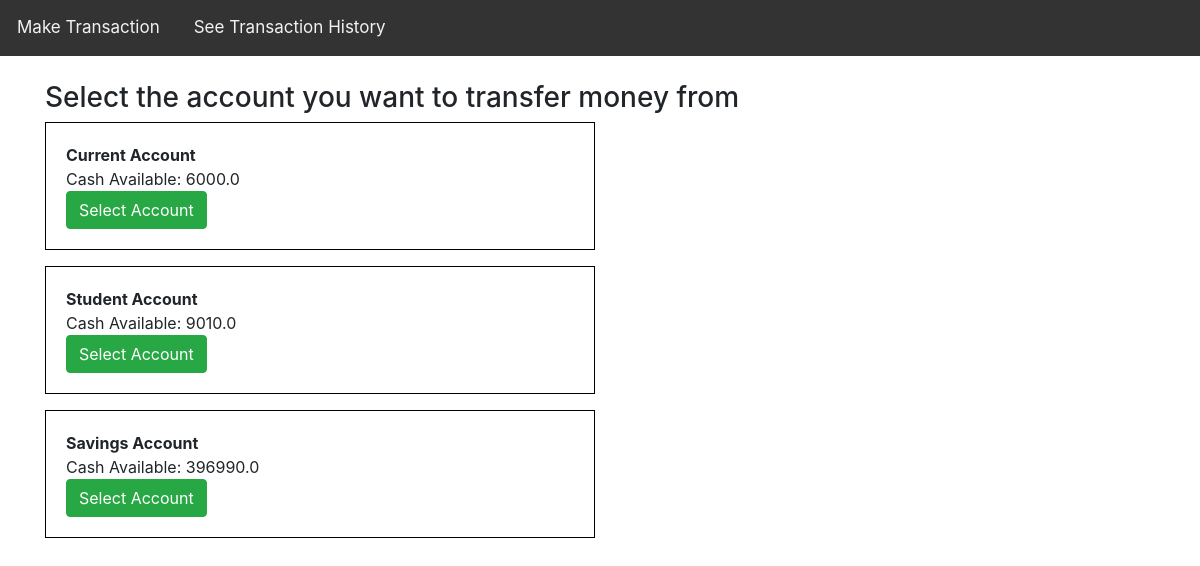
Before: / with the older database file.
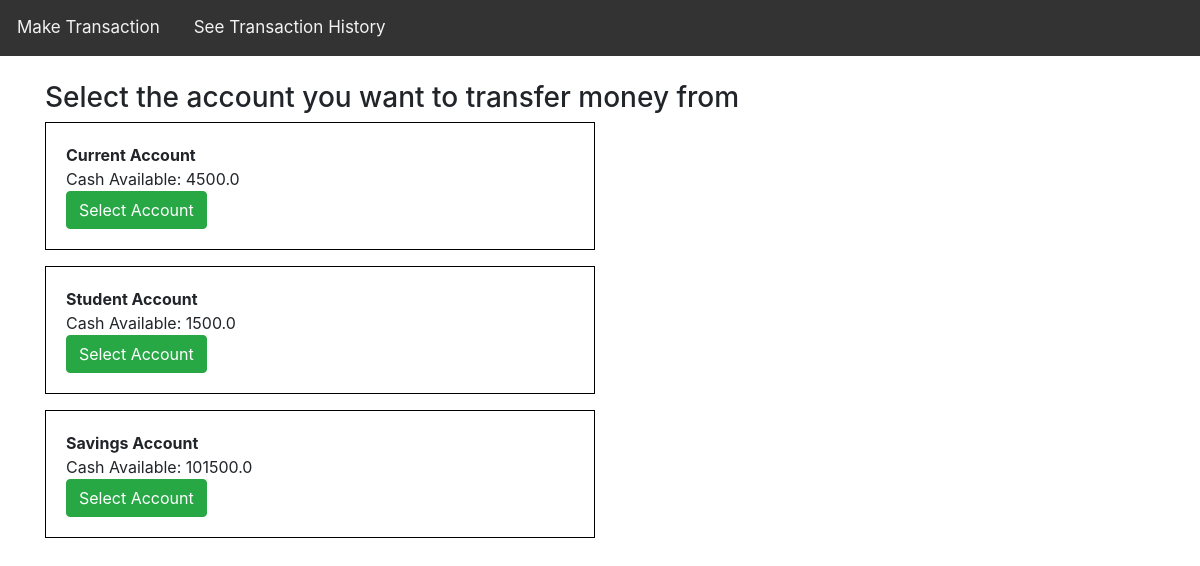
After: the same page with the newer database file.
### app/models.py (models this page shows, shortened)
class Account(models.Model):
    name = models.CharField(max_length=25)
    available_cash = models.FloatField(default=0)

### app/views.py (the view)
# urls.py: path('', views.all_accounts, name='overview'),
def all_accounts(request):
    accounts = Account.objects.all()
    return render(request, 'app/home.html', {'accounts': accounts})

### app/templates/app/home.html (shortened to what this page needs)
{% extends "app/base.html" %}
{% block content %}
<br>
<h3>
    Select the account you want to transfer money from
</h3>
{% if accounts %}
        {% for account in accounts %}
            <ul>
                <div>
                    <b>{{ account.name }}</b><br>
                    <a>Cash Available: {{ account.available_cash }}</a><br>
                    <a class="btn btn-success" href="{% url 'select' account.id %}">Select Account</a>
                </div>
            </ul>
            <br>
        {% endfor %}
{% endif %}
{% endblock content %}

Changed rows visible on the page:
changed Account "Current Account": available_cash "6000.0" → "4500.0"
changed Account "Student Account": available_cash "9010.0" → "1500.0"
changed Account "Savings Account": available_cash "396990.0" → "101500.0"
